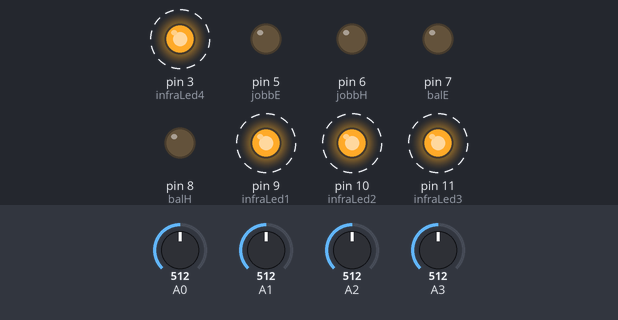
Simulated run of this sketch. Board: Arduino Uno, built with avr-gcc and run on an emulated ATmega328P. Shown: output pins drawn as LEDs (lit = HIGH). Dashed ring = blinking. The inputs (shaded band) are chosen by the test bench; at power-on: A0 = 512, A1 = 512, A2 = 512, A3 = 512. What the sketch prints to the serial monitor is not drawn.

Above: at 0.7 s.
1.3 s: A0 set to 716
4.3 s: A1 set to 716
7.3 s: A2 set to 716
10.3 s: A3 set to 716
13.3 s: A0 set to 1010
16.3 s: A1 set to 1010
Timing chart, 0 to 20.3 s (numbered marks = the images above; inputs shaded):
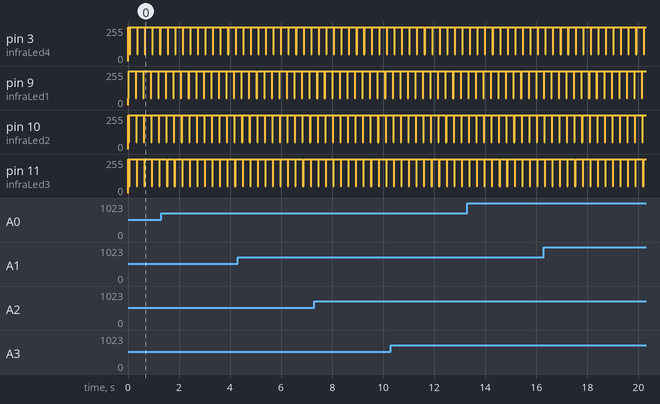

The sketch:

vonalkoveto_minta.ino
```cpp
/*
MSZO vonalkövető autó 2.0 mintakód
vonalérzékelő szenzorok tesztelésére (soros porttal)
a breadboard 4 érzékelőt tartalmaz, mindegyiken egy infra LED és fotorezisztor van
összesen 10 kábel lóg ki belőle
*/

// analóg input kábelek (fehér)
#define sensor1 A0
#define sensor2 A1
#define sensor3 A2
#define sensor4 A3
// infra LED kapcsolásához (narancs) - PWM (vagy sima digital pin)
#define infraLed1 9
#define infraLed2 10
#define infraLed3 11
#define infraLed4 3
// piros kábel a GND, fekete az 5V!
#define jobbE 5
#define jobbH 6
#define balE 7
#define balH 8

const int brightness = 50; // maximum fényesség 0-nál, minimum 255-nél

// bemenet: i=0..1023 (int)
// kimenet: text=" 690: #############      " (String)
String value2graph(int inp=0){
  int symNum = 30 * (double)inp / 1024;
  String text = String(inp) + ": ";
  if (inp < 10) text = " " + text;
  if (inp < 100) text = " " + text;
  if (inp < 1000) text = " " + text;
  for(int i=0; i<20; i++) {
    if(i<symNum) text+="#";
    else text+=" ";
  }
  return text;
}

// bemenet: analóg pin azonosítója (uint8_t)
// leolvas 3 értéket a pinen, és átlagolja az értékeket
// kimenet: átlagos feszültség a pinen, avg=0..1023 (int)
int anRead(uint8_t pin){
  int inp1 = analogRead(pin); delay (1);
  int inp2 = analogRead(pin); delay (1);
  int inp3 = analogRead(pin);
  int avg = (inp1 + inp2 + inp3) / 3;
  return avg;
}

// setup, egyszer fut le, minden más előtt
void setup() {
  Serial.begin(9600); // soros port bekapcsolása (jobb fent a nagyítóval nyitható meg)

  analogWrite(infraLed1, 255);  // PWM vezérlése, így van kikapcsolva
  analogWrite(infraLed2, 255);
  analogWrite(infraLed3, 255);
  analogWrite(infraLed4, 255);
  pinMode(jobbE, OUTPUT);
  pinMode(jobbH, OUTPUT);
  pinMode(balE, OUTPUT);
  pinMode(balH, OUTPUT);
}

// loop, folyamatosan újrafut
void loop() {
  // szenzorok tesztelésére
  analogWrite(infraLed1, brightness); delay(20);  // áram kapcsolása az első infra LED-re
  int inp1 = anRead(sensor1); analogWrite(infraLed1, 255);  // analóg bemeneten beolvasás, infra LED kikapcsolása
  analogWrite(infraLed2, brightness); delay(20);  // következő LED
  int inp2 = anRead(sensor2); analogWrite(infraLed2, 255);  // input: 0 ha sok fény visszaverődik, 1023 ha semennyi se
  analogWrite(infraLed3, brightness); delay(20);
  int inp3 = anRead(sensor3); analogWrite(infraLed3, 255);
  analogWrite(infraLed4, brightness); delay(20);
  int inp4 = anRead(sensor4); analogWrite(infraLed4, 255);

  Serial.println(value2graph(inp1) + value2graph(inp2) + value2graph(inp3) + value2graph(inp4));  //kiiratás a soros portra
  delay(160);/**/

  // motorok tesztelésére
  /*Serial.println("jobbE");
  digitalWrite(jobbE, HIGH);
  delay(2000);
  digitalWrite(jobbE, LOW);
  Serial.println("jobbH");
  digitalWrite(jobbH, HIGH);
  delay(2000);
  digitalWrite(jobbH, LOW);
  Serial.println("balE");
  digitalWrite(balE, HIGH);
  delay(2000);
  digitalWrite(balE, LOW);
  Serial.println("balH");
  digitalWrite(balH, HIGH);
  delay(2000);
  digitalWrite(balH, LOW);
  /**/
}
```

Measured:
- by itself, pin 3 (infraLed4), pin 9 (infraLed1), pin 10 (infraLed2), pin 11 (infraLed3): alternates 255/255 for 0.27 s and 50/255 for 0.02 s
